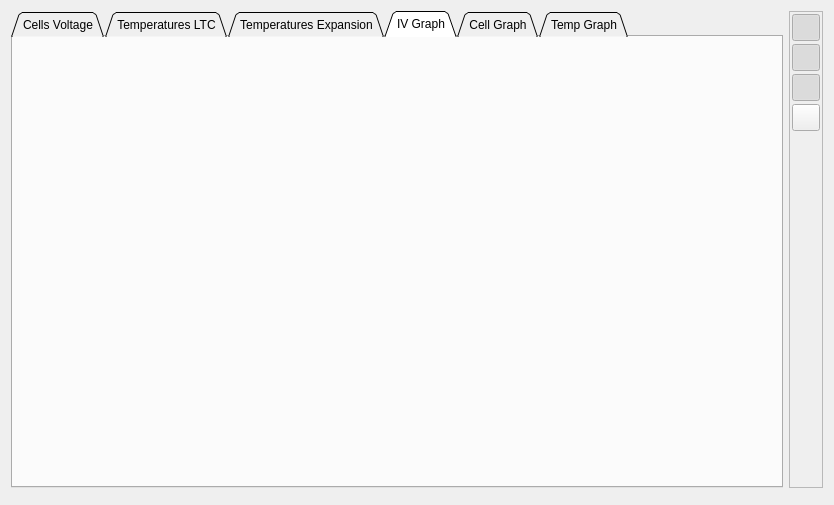
<?xml version="1.0" encoding="UTF-8"?>
<ui version="4.0">
 <class>PageRtData</class>
 <widget class="QWidget" name="PageRtData">
  <property name="geometry">
   <rect>
    <x>0</x>
    <y>0</y>
    <width>834</width>
    <height>505</height>
   </rect>
  </property>
  <property name="windowTitle">
   <string>Form</string>
  </property>
  <layout class="QVBoxLayout" name="verticalLayout_6">
   <item>
    <layout class="QHBoxLayout" name="horizontalLayout">
     <item>
      <widget class="QTabWidget" name="tabWidget">
       <property name="tabShape">
        <enum>QTabWidget::Triangular</enum>
       </property>
       <property name="currentIndex">
        <number>3</number>
       </property>
       <widget class="QWidget" name="cellBarGraphTab">
        <attribute name="title">
         <string>Cells Voltage</string>
        </attribute>
        <layout class="QVBoxLayout" name="verticalLayout_5">
         <item>
          <widget class="QCustomPlot" name="cellBarGraph" native="true"/>
         </item>
         <item>
          <widget class="QGroupBox" name="dutyCycleGroup">
           <property name="title">
            <string>Balancing Duty Cycle</string>
           </property>
           <layout class="QHBoxLayout" name="dutyCycleLayout">
            <item>
             <widget class="QCheckBox" name="balanceAllTimeBox">
              <property name="toolTip">
               <string>Toggle Cell Balance All Time in BMS configuration</string>
              </property>
              <property name="text">
               <string>Cell Balance All Time</string>
              </property>
             </widget>
            </item>
            <item>
             <widget class="Line" name="dutyCycleLine">
              <property name="orientation">
               <enum>Qt::Vertical</enum>
              </property>
             </widget>
            </item>
            <item>
             <widget class="QCheckBox" name="dutyCycleEnableBox">
              <property name="toolTip">
               <string>Automatically cycle cell balancing on and off</string>
              </property>
              <property name="text">
               <string>Enable Duty Cycle</string>
              </property>
             </widget>
            </item>
            <item>
             <widget class="QLabel" name="labelTimeOn">
              <property name="text">
               <string>Time ON (s):</string>
              </property>
             </widget>
            </item>
            <item>
             <widget class="QSpinBox" name="timeOnBox">
              <property name="toolTip">
               <string>Duration in seconds to keep balancing ON during duty cycle</string>
              </property>
              <property name="suffix">
               <string> s</string>
              </property>
              <property name="minimum">
               <number>1</number>
              </property>
              <property name="maximum">
               <number>86400</number>
              </property>
              <property name="value">
               <number>5</number>
              </property>
             </widget>
            </item>
            <item>
             <widget class="QLabel" name="labelTimeOff">
              <property name="text">
               <string>Time OFF (s):</string>
              </property>
             </widget>
            </item>
            <item>
             <widget class="QSpinBox" name="timeOffBox">
              <property name="toolTip">
               <string>Duration in seconds to keep balancing OFF during duty cycle</string>
              </property>
              <property name="suffix">
               <string> s</string>
              </property>
              <property name="minimum">
               <number>1</number>
              </property>
              <property name="maximum">
               <number>86400</number>
              </property>
              <property name="value">
               <number>5</number>
              </property>
             </widget>
            </item>
            <item>
             <widget class="QLabel" name="dutyCycleStatusLabel">
              <property name="text">
               <string>Status: Inactive</string>
              </property>
             </widget>
            </item>
            <item>
             <spacer name="horizontalSpacer_duty">
              <property name="orientation">
               <enum>Qt::Horizontal</enum>
              </property>
              <property name="sizeHint" stdset="0">
               <size>
                <width>40</width>
                <height>20</height>
               </size>
              </property>
             </spacer>
            </item>
           </layout>
          </widget>
         </item>
        </layout>
       </widget>
       <widget class="QWidget" name="auxBarGraphTab">
        <attribute name="title">
         <string>Temperatures LTC</string>
        </attribute>
        <layout class="QVBoxLayout" name="verticalLayout_8">
         <item>
          <widget class="QCustomPlot" name="auxBarGraph" native="true"/>
         </item>
        </layout>
       </widget>
       <widget class="QWidget" name="expBarGraphTab">
        <attribute name="title">
         <string>Temperatures Expansion</string>
        </attribute>
        <layout class="QVBoxLayout" name="verticalLayout_18">
         <item>
          <widget class="QCustomPlot" name="expBarGraph" native="true"/>
         </item>
        </layout>
       </widget>
       <widget class="QWidget" name="ivLCGraphTab">
        <attribute name="title">
         <string>IV Graph</string>
        </attribute>
        <layout class="QVBoxLayout" name="verticalLayout_2">
         <item>
          <widget class="QCustomPlot" name="ivLCGraph" native="true"/>
         </item>
        </layout>
       </widget>
       <widget class="QWidget" name="cellGraphTab">
        <attribute name="title">
         <string>Cell Graph</string>
        </attribute>
        <layout class="QVBoxLayout" name="verticalLayout_4">
         <item>
          <widget class="QCustomPlot" name="cellGraph" native="true"/>
         </item>
        </layout>
       </widget>
       <widget class="QWidget" name="tempGraphTab">
        <attribute name="title">
         <string>Temp Graph</string>
        </attribute>
        <layout class="QVBoxLayout" name="verticalLayout_3" stretch="1,0">
         <item>
          <widget class="QCustomPlot" name="tempGraph" native="true"/>
         </item>
         <item>
          <layout class="QHBoxLayout" name="horizontalLayout_3">
           <item>
            <widget class="QCheckBox" name="tempShowBMSBox">
             <property name="toolTip">
              <string>Show MOSFET temperature</string>
             </property>
             <property name="text">
              <string>BMS</string>
             </property>
             <property name="checked">
              <bool>true</bool>
             </property>
            </widget>
           </item>
           <item>
            <widget class="QCheckBox" name="tempShowBatteryBox">
             <property name="toolTip">
              <string>Show motor temperature</string>
             </property>
             <property name="text">
              <string>Battery</string>
             </property>
             <property name="checked">
              <bool>true</bool>
             </property>
            </widget>
           </item>
           <item>
            <spacer name="horizontalSpacer">
             <property name="orientation">
              <enum>Qt::Horizontal</enum>
             </property>
             <property name="sizeHint" stdset="0">
              <size>
               <width>40</width>
               <height>20</height>
              </size>
             </property>
            </spacer>
           </item>
          </layout>
         </item>
        </layout>
       </widget>
      </widget>
     </item>
     <item>
      <widget class="QFrame" name="buttonFrame">
       <property name="sizePolicy">
        <sizepolicy hsizetype="Fixed" vsizetype="Preferred">
         <horstretch>0</horstretch>
         <verstretch>0</verstretch>
        </sizepolicy>
       </property>
       <property name="frameShape">
        <enum>QFrame::StyledPanel</enum>
       </property>
       <property name="frameShadow">
        <enum>QFrame::Plain</enum>
       </property>
       <layout class="QVBoxLayout" name="verticalLayout">
        <property name="spacing">
         <number>3</number>
        </property>
        <property name="leftMargin">
         <number>2</number>
        </property>
        <property name="topMargin">
         <number>2</number>
        </property>
        <property name="rightMargin">
         <number>2</number>
        </property>
        <property name="bottomMargin">
         <number>2</number>
        </property>
        <item>
         <widget class="QToolButton" name="autoscaleButton">
          <property name="sizePolicy">
           <sizepolicy hsizetype="Fixed" vsizetype="Fixed">
            <horstretch>0</horstretch>
            <verstretch>0</verstretch>
           </sizepolicy>
          </property>
          <property name="font">
           <font>
            <pointsize>3</pointsize>
           </font>
          </property>
          <property name="toolTip">
           <string>Autoscale plots with incoming samples</string>
          </property>
          <property name="text">
           <string/>
          </property>
          <property name="icon">
           <iconset resource="../res.qrc">
            <normaloff>:/res/icons/size_off.png</normaloff>
            <normalon>:/res/icons/size_on.png</normalon>:/res/icons/size_off.png</iconset>
          </property>
          <property name="iconSize">
           <size>
            <width>20</width>
            <height>20</height>
           </size>
          </property>
          <property name="checkable">
           <bool>true</bool>
          </property>
          <property name="checked">
           <bool>true</bool>
          </property>
         </widget>
        </item>
        <item>
         <widget class="QToolButton" name="zoomHButton">
          <property name="sizePolicy">
           <sizepolicy hsizetype="Fixed" vsizetype="Fixed">
            <horstretch>0</horstretch>
            <verstretch>0</verstretch>
           </sizepolicy>
          </property>
          <property name="font">
           <font>
            <pointsize>3</pointsize>
           </font>
          </property>
          <property name="toolTip">
           <string>Enable horizontal zoom</string>
          </property>
          <property name="text">
           <string/>
          </property>
          <property name="icon">
           <iconset resource="../res.qrc">
            <normaloff>:/res/icons/expand_off.png</normaloff>
            <normalon>:/res/icons/expand_on.png</normalon>:/res/icons/expand_off.png</iconset>
          </property>
          <property name="iconSize">
           <size>
            <width>20</width>
            <height>20</height>
           </size>
          </property>
          <property name="checkable">
           <bool>true</bool>
          </property>
          <property name="checked">
           <bool>true</bool>
          </property>
         </widget>
        </item>
        <item>
         <widget class="QToolButton" name="zoomVButton">
          <property name="sizePolicy">
           <sizepolicy hsizetype="Fixed" vsizetype="Fixed">
            <horstretch>0</horstretch>
            <verstretch>0</verstretch>
           </sizepolicy>
          </property>
          <property name="font">
           <font>
            <pointsize>3</pointsize>
           </font>
          </property>
          <property name="toolTip">
           <string>Enable vertical zoom</string>
          </property>
          <property name="text">
           <string/>
          </property>
          <property name="icon">
           <iconset resource="../res.qrc">
            <normaloff>:/res/icons/expand_v_off.png</normaloff>
            <normalon>:/res/icons/expand_v_on.png</normalon>:/res/icons/expand_v_off.png</iconset>
          </property>
          <property name="iconSize">
           <size>
            <width>20</width>
            <height>20</height>
           </size>
          </property>
          <property name="checkable">
           <bool>true</bool>
          </property>
          <property name="checked">
           <bool>true</bool>
          </property>
         </widget>
        </item>
        <item>
         <widget class="QToolButton" name="rescaleButton">
          <property name="toolTip">
           <string>Rescale plots to fit</string>
          </property>
          <property name="text">
           <string/>
          </property>
          <property name="icon">
           <iconset resource="../res.qrc">
            <normaloff>:/res/icons/size_off.png</normaloff>:/res/icons/size_off.png</iconset>
          </property>
          <property name="iconSize">
           <size>
            <width>20</width>
            <height>20</height>
           </size>
          </property>
         </widget>
        </item>
        <item>
         <spacer name="verticalSpacer">
          <property name="orientation">
           <enum>Qt::Vertical</enum>
          </property>
          <property name="sizeHint" stdset="0">
           <size>
            <width>20</width>
            <height>40</height>
           </size>
          </property>
         </spacer>
        </item>
       </layout>
      </widget>
     </item>
    </layout>
   </item>
   <item>
    <widget class="RtDataText" name="rtText" native="true"/>
   </item>
  </layout>
 </widget>
 <customwidgets>
  <customwidget>
   <class>QCustomPlot</class>
   <extends>QWidget</extends>
   <header>widgets/qcustomplot.h</header>
   <container>1</container>
  </customwidget>
  <customwidget>
   <class>RtDataText</class>
   <extends>QWidget</extends>
   <header>widgets/rtdatatext.h</header>
   <container>1</container>
  </customwidget>
 </customwidgets>
 <resources>
  <include location="../res.qrc"/>
 </resources>
 <connections/>
</ui>
